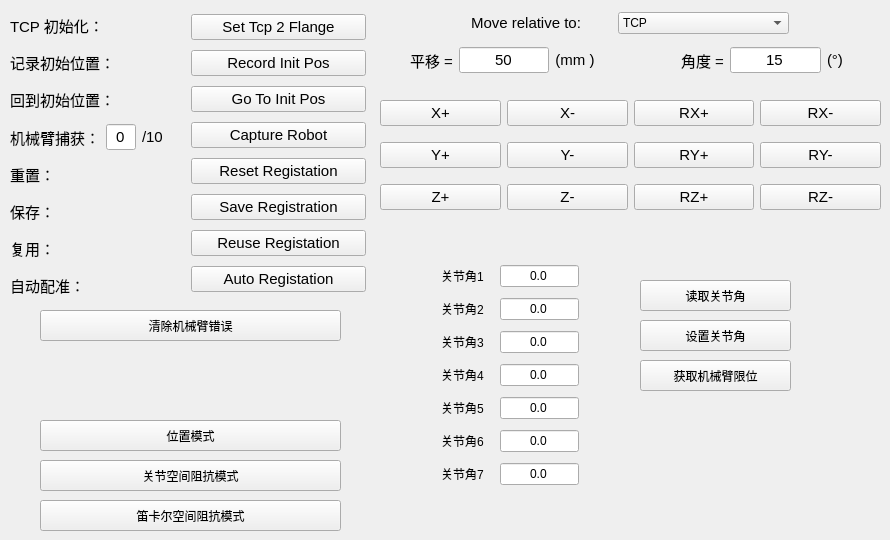
     <widget class="QWidget" name="tab_6">
      <attribute name="title">
       <string>机械臂配准</string>
      </attribute>
      <widget class="QWidget" name="horizontalLayoutWidget_2">
       <property name="geometry">
        <rect>
         <x>10</x>
         <y>10</y>
         <width>356</width>
         <height>291</height>
        </rect>
       </property>
       <layout class="QHBoxLayout" name="horizontalLayout_5">
        <item>
         <layout class="QVBoxLayout" name="verticalLayout_13">
          <item>
           <widget class="QLabel" name="label_7">
            <property name="font">
             <font>
              <pointsize>11</pointsize>
             </font>
            </property>
            <property name="text">
             <string>TCP 初始化：</string>
            </property>
           </widget>
          </item>
          <item>
           <widget class="QLabel" name="label_8">
            <property name="font">
             <font>
              <pointsize>11</pointsize>
             </font>
            </property>
            <property name="text">
             <string>记录初始位置：</string>
            </property>
           </widget>
          </item>
          <item>
           <widget class="QLabel" name="label_9">
            <property name="font">
             <font>
              <pointsize>11</pointsize>
             </font>
            </property>
            <property name="text">
             <string>回到初始位置：</string>
            </property>
           </widget>
          </item>
          <item>
           <layout class="QHBoxLayout" name="horizontalLayout_10">
            <item>
             <widget class="QLabel" name="RobotCaptureTextLabel">
              <property name="font">
               <font>
                <pointsize>11</pointsize>
               </font>
              </property>
              <property name="text">
               <string>机械臂捕获：</string>
              </property>
             </widget>
            </item>
            <item>
             <widget class="QLineEdit" name="CaptureCountLineEdit">
              <property name="sizePolicy">
               <sizepolicy hsizetype="Minimum" vsizetype="Fixed">
                <horstretch>0</horstretch>
                <verstretch>0</verstretch>
               </sizepolicy>
              </property>
              <property name="maximumSize">
               <size>
                <width>30</width>
                <height>16777215</height>
               </size>
              </property>
              <property name="font">
               <font>
                <pointsize>11</pointsize>
               </font>
              </property>
              <property name="layoutDirection">
               <enum>Qt::LeftToRight</enum>
              </property>
              <property name="text">
               <string>0</string>
              </property>
              <property name="alignment">
               <set>Qt::AlignCenter</set>
              </property>
             </widget>
            </item>
            <item>
             <widget class="QLabel" name="CaputreMaxSizeLabel">
              <property name="font">
               <font>
                <pointsize>11</pointsize>
               </font>
              </property>
              <property name="text">
               <string>/10</string>
              </property>
             </widget>
            </item>
           </layout>
          </item>
          <item>
           <widget class="QLabel" name="label_10">
            <property name="font">
             <font>
              <pointsize>11</pointsize>
             </font>
            </property>
            <property name="text">
             <string>重置：</string>
            </property>
           </widget>
          </item>
          <item>
           <widget class="QLabel" name="label_11">
            <property name="font">
             <font>
              <pointsize>11</pointsize>
             </font>
            </property>
            <property name="text">
             <string>保存：</string>
            </property>
           </widget>
          </item>
          <item>
           <widget class="QLabel" name="label_12">
            <property name="font">
             <font>
              <pointsize>11</pointsize>
             </font>
            </property>
            <property name="text">
             <string>复用：</string>
            </property>
           </widget>
          </item>
          <item>
           <widget class="QLabel" name="label_14">
            <property name="font">
             <font>
              <pointsize>11</pointsize>
             </font>
            </property>
            <property name="text">
             <string>自动配准：</string>
            </property>
           </widget>
          </item>
         </layout>
        </item>
        <item>
         <layout class="QVBoxLayout" name="verticalLayout_14">
          <item>
           <widget class="QPushButton" name="SetTcpToFlangeBtn">
            <property name="font">
             <font>
              <pointsize>11</pointsize>
             </font>
            </property>
            <property name="text">
             <string>Set Tcp 2 Flange</string>
            </property>
           </widget>
          </item>
          <item>
           <widget class="QPushButton" name="RecordInitPosBtn">
            <property name="font">
             <font>
              <pointsize>11</pointsize>
             </font>
            </property>
            <property name="text">
             <string>Record Init Pos</string>
            </property>
           </widget>
          </item>
          <item>
           <widget class="QPushButton" name="GoToInitPosBtn">
            <property name="font">
             <font>
              <pointsize>11</pointsize>
             </font>
            </property>
            <property name="text">
             <string>Go To Init Pos</string>
            </property>
           </widget>
          </item>
          <item>
           <widget class="QPushButton" name="CaptureRobotBtn">
            <property name="font">
             <font>
              <pointsize>11</pointsize>
             </font>
            </property>
            <property name="text">
             <string>Capture Robot</string>
            </property>
           </widget>
          </item>
          <item>
           <widget class="QPushButton" name="ResetRobotRegistrationBtn">
            <property name="font">
             <font>
              <pointsize>11</pointsize>
             </font>
            </property>
            <property name="text">
             <string>Reset Registation</string>
            </property>
           </widget>
          </item>
          <item>
           <widget class="QPushButton" name="SaveRobotRegistrationBtn">
            <property name="font">
             <font>
              <pointsize>11</pointsize>
             </font>
            </property>
            <property name="text">
             <string>Save Registration</string>
            </property>
           </widget>
          </item>
          <item>
           <widget class="QPushButton" name="ReuseRobotRegistationBtn">
            <property name="font">
             <font>
              <pointsize>11</pointsize>
             </font>
            </property>
            <property name="text">
             <string>Reuse Registation</string>
            </property>
           </widget>
          </item>
          <item>
           <widget class="QPushButton" name="RobotAutoRegistationBtn">
            <property name="font">
             <font>
              <pointsize>11</pointsize>
             </font>
            </property>
            <property name="text">
             <string>Auto Registation</string>
            </property>
           </widget>
          </item>
         </layout>
        </item>
       </layout>
      </widget>
      <widget class="QPushButton" name="ClearRobotErrorInfoBtn">
       <property name="geometry">
        <rect>
         <x>40</x>
         <y>310</y>
         <width>301</width>
         <height>31</height>
        </rect>
       </property>
       <property name="text">
        <string>清除机械臂错误</string>
       </property>
      </widget>
      <widget class="QPushButton" name="SetRobotCartImpedanceModeBtn">
       <property name="geometry">
        <rect>
         <x>40</x>
         <y>500</y>
         <width>301</width>
         <height>31</height>
        </rect>
       </property>
       <property name="text">
        <string>笛卡尔空间阻抗模式</string>
       </property>
      </widget>
      <widget class="QPushButton" name="SetRobotPositionModeBtn">
       <property name="geometry">
        <rect>
         <x>40</x>
         <y>420</y>
         <width>301</width>
         <height>31</height>
        </rect>
       </property>
       <property name="text">
        <string>位置模式</string>
       </property>
      </widget>
      <widget class="QPushButton" name="SetRobotJointsImpedanceModelBtn">
       <property name="geometry">
        <rect>
         <x>40</x>
         <y>460</y>
         <width>301</width>
         <height>31</height>
        </rect>
       </property>
       <property name="text">
        <string>关节空间阻抗模式</string>
       </property>
      </widget>
      <widget class="QWidget" name="layoutWidget_23">
       <property name="geometry">
        <rect>
         <x>380</x>
         <y>90</y>
         <width>501</width>
         <height>131</height>
        </rect>
       </property>
       <layout class="QGridLayout" name="RobotMoveGrid">
        <item row="1" column="3">
         <widget class="QPushButton" name="RobotXMinusBtn">
          <property name="font">
           <font>
            <pointsize>11</pointsize>
           </font>
          </property>
          <property name="text">
           <string>X-</string>
          </property>
         </widget>
        </item>
        <item row="4" column="5">
         <widget class="QPushButton" name="RobotRZMinusBtn">
          <property name="font">
           <font>
            <pointsize>11</pointsize>
           </font>
          </property>
          <property name="text">
           <string>RZ-</string>
          </property>
         </widget>
        </item>
        <item row="4" column="2">
         <widget class="QPushButton" name="RobotZPlusBtn">
          <property name="font">
           <font>
            <pointsize>11</pointsize>
           </font>
          </property>
          <property name="text">
           <string>Z+</string>
          </property>
         </widget>
        </item>
        <item row="3" column="4">
         <widget class="QPushButton" name="RobotRYPlusBtn">
          <property name="font">
           <font>
            <pointsize>11</pointsize>
           </font>
          </property>
          <property name="text">
           <string>RY+</string>
          </property>
         </widget>
        </item>
        <item row="1" column="5">
         <widget class="QPushButton" name="RobotRXMinusBtn">
          <property name="font">
           <font>
            <pointsize>11</pointsize>
           </font>
          </property>
          <property name="text">
           <string>RX-</string>
          </property>
         </widget>
        </item>
        <item row="1" column="4">
         <widget class="QPushButton" name="RobotRXPlusBtn">
          <property name="font">
           <font>
            <pointsize>11</pointsize>
           </font>
          </property>
          <property name="text">
           <string>RX+</string>
          </property>
         </widget>
        </item>
        <item row="3" column="3">
         <widget class="QPushButton" name="RobotYMinusBtn">
          <property name="font">
           <font>
            <pointsize>11</pointsize>
           </font>
          </property>
          <property name="text">
           <string>Y-</string>
          </property>
         </widget>
        </item>
        <item row="4" column="3">
         <widget class="QPushButton" name="RobotZMinusBtn">
          <property name="font">
           <font>
            <pointsize>11</pointsize>
           </font>
          </property>
          <property name="text">
           <string>Z-</string>
          </property>
         </widget>
        </item>
        <item row="1" column="2">
         <widget class="QPushButton" name="RobotXPlusBtn">
          <property name="font">
           <font>
            <pointsize>11</pointsize>
           </font>
          </property>
          <property name="text">
           <string>X+</string>
          </property>
         </widget>
        </item>
        <item row="3" column="2">
         <widget class="QPushButton" name="RobotYPlusBtn">
          <property name="font">
           <font>
            <pointsize>11</pointsize>
           </font>
          </property>
          <property name="text">
           <string>Y+</string>
          </property>
         </widget>
        </item>
        <item row="4" column="4">
         <widget class="QPushButton" name="RobotRZPlusBtn">
          <property name="font">
           <font>
            <pointsize>11</pointsize>
           </font>
          </property>
          <property name="text">
           <string>RZ+</string>
          </property>
         </widget>
        </item>
        <item row="3" column="5">
         <widget class="QPushButton" name="RobotRYMinusBtn">
          <property name="font">
           <font>
            <pointsize>11</pointsize>
           </font>
          </property>
          <property name="text">
           <string>RY-</string>
          </property>
         </widget>
        </item>
       </layout>
      </widget>
      <widget class="QWidget" name="layoutWidget_2">
       <property name="geometry">
        <rect>
         <x>400</x>
         <y>10</y>
         <width>429</width>
         <height>26</height>
        </rect>
       </property>
       <layout class="QHBoxLayout" name="horizontalLayout_154">
        <item>
         <spacer name="horizontalSpacer_8">
          <property name="orientation">
           <enum>Qt::Horizontal</enum>
          </property>
          <property name="sizeType">
           <enum>QSizePolicy::Fixed</enum>
          </property>
          <property name="sizeHint" stdset="0">
           <size>
            <width>40</width>
            <height>10</height>
           </size>
          </property>
         </spacer>
        </item>
        <item>
         <widget class="QLabel" name="label_352">
          <property name="sizePolicy">
           <sizepolicy hsizetype="Preferred" vsizetype="Fixed">
            <horstretch>0</horstretch>
            <verstretch>0</verstretch>
           </sizepolicy>
          </property>
          <property name="font">
           <font>
            <pointsize>11</pointsize>
           </font>
          </property>
          <property name="text">
           <string>Move relative to:</string>
          </property>
          <property name="alignment">
           <set>Qt::AlignCenter</set>
          </property>
         </widget>
        </item>
        <item>
         <widget class="QComboBox" name="RobotMoveType">
          <item>
           <property name="text">
            <string>TCP</string>
           </property>
          </item>
          <item>
           <property name="text">
            <string>Robot base</string>
           </property>
          </item>
         </widget>
        </item>
        <item>
         <spacer name="horizontalSpacer_9">
          <property name="orientation">
           <enum>Qt::Horizontal</enum>
          </property>
          <property name="sizeType">
           <enum>QSizePolicy::Fixed</enum>
          </property>
          <property name="sizeHint" stdset="0">
           <size>
            <width>40</width>
            <height>10</height>
           </size>
          </property>
         </spacer>
        </item>
       </layout>
      </widget>
      <widget class="QWidget" name="layoutWidget_6">
       <property name="geometry">
        <rect>
         <x>400</x>
         <y>40</y>
         <width>453</width>
         <height>41</height>
        </rect>
       </property>
       <layout class="QHBoxLayout" name="horizontalLayout_153">
        <item>
         <spacer name="horizontalSpacer_6">
          <property name="orientation">
           <enum>Qt::Horizontal</enum>
          </property>
          <property name="sizeType">
           <enum>QSizePolicy::Fixed</enum>
          </property>
          <property name="sizeHint" stdset="0">
           <size>
            <width>10</width>
            <height>5</height>
           </size>
          </property>
         </spacer>
        </item>
        <item>
         <widget class="QLabel" name="TranslateTextLabel">
          <property name="sizePolicy">
           <sizepolicy hsizetype="Preferred" vsizetype="Fixed">
            <horstretch>0</horstretch>
            <verstretch>0</verstretch>
           </sizepolicy>
          </property>
          <property name="font">
           <font>
            <pointsize>11</pointsize>
           </font>
          </property>
          <property name="layoutDirection">
           <enum>Qt::LeftToRight</enum>
          </property>
          <property name="text">
           <string>平移 =</string>
          </property>
          <property name="alignment">
           <set>Qt::AlignCenter</set>
          </property>
         </widget>
        </item>
        <item>
         <widget class="QLineEdit" name="TranslateDistanceLineEdit">
          <property name="font">
           <font>
            <pointsize>11</pointsize>
           </font>
          </property>
          <property name="text">
           <string>50</string>
          </property>
          <property name="alignment">
           <set>Qt::AlignCenter</set>
          </property>
         </widget>
        </item>
        <item>
         <widget class="QLabel" name="label_355">
          <property name="sizePolicy">
           <sizepolicy hsizetype="Preferred" vsizetype="Fixed">
            <horstretch>0</horstretch>
            <verstretch>0</verstretch>
           </sizepolicy>
          </property>
          <property name="font">
           <font>
            <pointsize>11</pointsize>
           </font>
          </property>
          <property name="text">
           <string>(mm )</string>
          </property>
          <property name="alignment">
           <set>Qt::AlignCenter</set>
          </property>
         </widget>
        </item>
        <item>
         <spacer name="horizontalSpacer_5">
          <property name="orientation">
           <enum>Qt::Horizontal</enum>
          </property>
          <property name="sizeType">
           <enum>QSizePolicy::Fixed</enum>
          </property>
          <property name="sizeHint" stdset="0">
           <size>
            <width>80</width>
            <height>5</height>
           </size>
          </property>
         </spacer>
        </item>
        <item>
         <widget class="QLabel" name="RotateTextLabel">
          <property name="sizePolicy">
           <sizepolicy hsizetype="Preferred" vsizetype="Fixed">
            <horstretch>0</horstretch>
            <verstretch>0</verstretch>
           </sizepolicy>
          </property>
          <property name="font">
           <font>
            <pointsize>11</pointsize>
           </font>
          </property>
          <property name="layoutDirection">
           <enum>Qt::LeftToRight</enum>
          </property>
          <property name="text">
           <string>角度 =</string>
          </property>
         </widget>
        </item>
        <item>
         <widget class="QLineEdit" name="RotateAngleLineEdit">
          <property name="font">
           <font>
            <pointsize>11</pointsize>
           </font>
          </property>
          <property name="text">
           <string>15</string>
          </property>
          <property name="alignment">
           <set>Qt::AlignCenter</set>
          </property>
         </widget>
        </item>
        <item>
         <widget class="QLabel" name="label_354">
          <property name="sizePolicy">
           <sizepolicy hsizetype="Preferred" vsizetype="Fixed">
            <horstretch>0</horstretch>
            <verstretch>0</verstretch>
           </sizepolicy>
          </property>
          <property name="font">
           <font>
            <pointsize>11</pointsize>
           </font>
          </property>
          <property name="text">
           <string>(°)</string>
          </property>
         </widget>
        </item>
        <item>
         <spacer name="horizontalSpacer_7">
          <property name="orientation">
           <enum>Qt::Horizontal</enum>
          </property>
          <property name="sizeType">
           <enum>QSizePolicy::Fixed</enum>
          </property>
          <property name="sizeHint" stdset="0">
           <size>
            <width>10</width>
            <height>5</height>
           </size>
          </property>
         </spacer>
        </item>
       </layout>
      </widget>
      <widget class="QWidget" name="verticalLayoutWidget_14">
       <property name="geometry">
        <rect>
         <x>430</x>
         <y>260</y>
         <width>160</width>
         <height>233</height>
        </rect>
       </property>
       <layout class="QVBoxLayout" name="verticalLayout_24">
        <item>
         <layout class="QHBoxLayout" name="horizontalLayout_83">
          <item>
           <spacer name="horizontalSpacer_66">
            <property name="orientation">
             <enum>Qt::Horizontal</enum>
            </property>
            <property name="sizeHint" stdset="0">
             <size>
              <width>40</width>
              <height>20</height>
             </size>
            </property>
           </spacer>
          </item>
          <item>
           <widget class="QLabel" name="label_70">
            <property name="text">
             <string>关节角1</string>
            </property>
           </widget>
          </item>
          <item>
           <spacer name="horizontalSpacer_67">
            <property name="orientation">
             <enum>Qt::Horizontal</enum>
            </property>
            <property name="sizeHint" stdset="0">
             <size>
              <width>40</width>
              <height>20</height>
             </size>
            </property>
           </spacer>
          </item>
          <item>
           <widget class="QLineEdit" name="RobotJoint1AngleLineEdit">
            <property name="text">
             <string>0.0</string>
            </property>
            <property name="alignment">
             <set>Qt::AlignCenter</set>
            </property>
           </widget>
          </item>
          <item>
           <spacer name="horizontalSpacer_68">
            <property name="orientation">
             <enum>Qt::Horizontal</enum>
            </property>
            <property name="sizeHint" stdset="0">
             <size>
              <width>40</width>
              <height>20</height>
             </size>
            </property>
           </spacer>
          </item>
         </layout>
        </item>
        <item>
         <layout class="QHBoxLayout" name="horizontalLayout_81">
          <item>
           <spacer name="horizontalSpacer_60">
            <property name="orientation">
             <enum>Qt::Horizontal</enum>
            </property>
            <property name="sizeHint" stdset="0">
             <size>
              <width>40</width>
              <height>20</height>
             </size>
            </property>
           </spacer>
          </item>
          <item>
           <widget class="QLabel" name="label_68">
            <property name="text">
             <string>关节角2</string>
            </property>
           </widget>
          </item>
          <item>
           <spacer name="horizontalSpacer_61">
            <property name="orientation">
             <enum>Qt::Horizontal</enum>
            </property>
            <property name="sizeHint" stdset="0">
             <size>
              <width>40</width>
              <height>20</height>
             </size>
            </property>
           </spacer>
          </item>
          <item>
           <widget class="QLineEdit" name="RobotJoint2AngleLineEdit">
            <property name="text">
             <string>0.0</string>
            </property>
            <property name="alignment">
             <set>Qt::AlignCenter</set>
            </property>
           </widget>
          </item>
          <item>
           <spacer name="horizontalSpacer_62">
            <property name="orientation">
             <enum>Qt::Horizontal</enum>
            </property>
            <property name="sizeHint" stdset="0">
             <size>
              <width>40</width>
              <height>20</height>
             </size>
            </property>
           </spacer>
          </item>
         </layout>
        </item>
        <item>
         <layout class="QHBoxLayout" name="horizontalLayout_71">
          <item>
           <spacer name="horizontalSpacer_48">
            <property name="orientation">
             <enum>Qt::Horizontal</enum>
            </property>
            <property name="sizeHint" stdset="0">
             <size>
              <width>40</width>
              <height>20</height>
             </size>
            </property>
           </spacer>
          </item>
          <item>
           <widget class="QLabel" name="label_58">
            <property name="text">
             <string>关节角3</string>
            </property>
           </widget>
          </item>
          <item>
           <spacer name="horizontalSpacer_49">
            <property name="orientation">
             <enum>Qt::Horizontal</enum>
            </property>
            <property name="sizeHint" stdset="0">
             <size>
              <width>40</width>
              <height>20</height>
             </size>
            </property>
           </spacer>
          </item>
          <item>
           <widget class="QLineEdit" name="RobotJoint3AngleLineEdit">
            <property name="text">
             <string>0.0</string>
            </property>
            <property name="alignment">
             <set>Qt::AlignCenter</set>
            </property>
           </widget>
          </item>
          <item>
           <spacer name="horizontalSpacer_50">
            <property name="orientation">
             <enum>Qt::Horizontal</enum>
            </property>
            <property name="sizeHint" stdset="0">
             <size>
              <width>40</width>
              <height>20</height>
             </size>
            </property>
           </spacer>
          </item>
         </layout>
        </item>
        <item>
         <layout class="QHBoxLayout" name="horizontalLayout_78">
          <item>
           <spacer name="horizontalSpacer_51">
            <property name="orientation">
             <enum>Qt::Horizontal</enum>
            </property>
            <property name="sizeHint" stdset="0">
             <size>
              <width>40</width>
              <height>20</height>
             </size>
            </property>
           </spacer>
          </item>
          <item>
           <widget class="QLabel" name="label_65">
            <property name="text">
             <string>关节角4</string>
            </property>
           </widget>
          </item>
          <item>
           <spacer name="horizontalSpacer_52">
            <property name="orientation">
             <enum>Qt::Horizontal</enum>
            </property>
            <property name="sizeHint" stdset="0">
             <size>
              <width>40</width>
              <height>20</height>
             </size>
            </property>
           </spacer>
          </item>
          <item>
           <widget class="QLineEdit" name="RobotJoint4AngleLineEdit">
            <property name="text">
             <string>0.0</string>
            </property>
            <property name="alignment">
             <set>Qt::AlignCenter</set>
            </property>
           </widget>
          </item>
          <item>
           <spacer name="horizontalSpacer_53">
            <property name="orientation">
             <enum>Qt::Horizontal</enum>
            </property>
            <property name="sizeHint" stdset="0">
             <size>
              <width>40</width>
              <height>20</height>
             </size>
            </property>
           </spacer>
          </item>
         </layout>
        </item>
        <item>
         <layout class="QHBoxLayout" name="horizontalLayout_79">
          <item>
           <spacer name="horizontalSpacer_54">
            <property name="orientation">
             <enum>Qt::Horizontal</enum>
            </property>
            <property name="sizeHint" stdset="0">
             <size>
              <width>40</width>
              <height>20</height>
             </size>
            </property>
           </spacer>
          </item>
          <item>
           <widget class="QLabel" name="label_66">
            <property name="text">
             <string>关节角5</string>
            </property>
           </widget>
          </item>
          <item>
           <spacer name="horizontalSpacer_55">
            <property name="orientation">
             <enum>Qt::Horizontal</enum>
            </property>
            <property name="sizeHint" stdset="0">
             <size>
              <width>40</width>
              <height>20</height>
             </size>
            </property>
           </spacer>
          </item>
          <item>
           <widget class="QLineEdit" name="RobotJoint5AngleLineEdit">
            <property name="text">
             <string>0.0</string>
            </property>
            <property name="alignment">
             <set>Qt::AlignCenter</set>
            </property>
           </widget>
          </item>
          <item>
           <spacer name="horizontalSpacer_56">
            <property name="orientation">
             <enum>Qt::Horizontal</enum>
            </property>
            <property name="sizeHint" stdset="0">
             <size>
              <width>40</width>
              <height>20</height>
             </size>
            </property>
           </spacer>
          </item>
         </layout>
        </item>
        <item>
         <layout class="QHBoxLayout" name="horizontalLayout_80">
          <item>
           <spacer name="horizontalSpacer_57">
            <property name="orientation">
             <enum>Qt::Horizontal</enum>
            </property>
            <property name="sizeHint" stdset="0">
             <size>
              <width>40</width>
              <height>20</height>
             </size>
            </property>
           </spacer>
          </item>
          <item>
           <widget class="QLabel" name="label_67">
            <property name="text">
             <string>关节角6</string>
            </property>
           </widget>
          </item>
          <item>
           <spacer name="horizontalSpacer_58">
            <property name="orientation">
             <enum>Qt::Horizontal</enum>
            </property>
            <property name="sizeHint" stdset="0">
             <size>
              <width>40</width>
              <height>20</height>
             </size>
            </property>
           </spacer>
          </item>
          <item>
           <widget class="QLineEdit" name="RobotJoint6AngleLineEdit">
            <property name="text">
             <string>0.0</string>
            </property>
            <property name="alignment">
             <set>Qt::AlignCenter</set>
            </property>
           </widget>
          </item>
          <item>
           <spacer name="horizontalSpacer_59">
            <property name="orientation">
             <enum>Qt::Horizontal</enum>
            </property>
            <property name="sizeHint" stdset="0">
             <size>
              <width>40</width>
              <height>20</height>
             </size>
            </property>
           </spacer>
          </item>
         </layout>
        </item>
        <item>
         <layout class="QHBoxLayout" name="horizontalLayout_82">
          <item>
           <spacer name="horizontalSpacer_63">
            <property name="orientation">
             <enum>Qt::Horizontal</enum>
            </property>
            <property name="sizeHint" stdset="0">
             <size>
              <width>40</width>
              <height>20</height>
             </size>
            </property>
           </spacer>
          </item>
          <item>
           <widget class="QLabel" name="label_69">
            <property name="text">
             <string>关节角7</string>
            </property>
           </widget>
          </item>
          <item>
           <spacer name="horizontalSpacer_64">
            <property name="orientation">
             <enum>Qt::Horizontal</enum>
            </property>
            <property name="sizeHint" stdset="0">
             <size>
              <width>40</width>
              <height>20</height>
             </size>
            </property>
           </spacer>
          </item>
          <item>
           <widget class="QLineEdit" name="RobotJoint7AngleLineEdit">
            <property name="text">
             <string>0.0</string>
            </property>
            <property name="alignment">
             <set>Qt::AlignCenter</set>
            </property>
           </widget>
          </item>
          <item>
           <spacer name="horizontalSpacer_65">
            <property name="orientation">
             <enum>Qt::Horizontal</enum>
            </property>
            <property name="sizeHint" stdset="0">
             <size>
              <width>40</width>
              <height>20</height>
             </size>
            </property>
           </spacer>
          </item>
         </layout>
        </item>
       </layout>
      </widget>
      <widget class="QPushButton" name="ReadRobotJointAnglesBtn">
       <property name="geometry">
        <rect>
         <x>640</x>
         <y>280</y>
         <width>151</width>
         <height>31</height>
        </rect>
       </property>
       <property name="text">
        <string>读取关节角</string>
       </property>
      </widget>
      <widget class="QPushButton" name="GetRobotJointsLimitBtn">
       <property name="geometry">
        <rect>
         <x>640</x>
         <y>360</y>
         <width>151</width>
         <height>31</height>
        </rect>
       </property>
       <property name="text">
        <string>获取机械臂限位</string>
       </property>
      </widget>
      <widget class="QPushButton" name="SetRobotJointAnglesBtn">
       <property name="geometry">
        <rect>
         <x>640</x>
         <y>320</y>
         <width>151</width>
         <height>31</height>
        </rect>
       </property>
       <property name="text">
        <string>设置关节角</string>
       </property>
      </widget>
     </widget>
